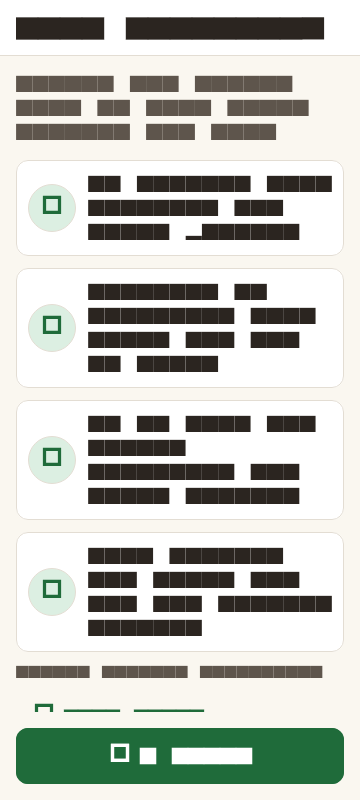
#> input picture apps/mobile/apps/agent/test/goldens/goldens/a05_disclosure_light.png, 360 x 800 px
$ python -i images.py   (imports and definitions only)
#> lines starting #> are read from the running program, lines starting #| are printed output that depends on the picture
#> further down, picture is the input picture: PIL image 360x800 RGBA; mean R, G, B, A 195.3, 197.9, 191.1, 255
"""Deterministic synthetic test photos (no licensed field images are in the repo)."""

from __future__ import annotations

import io
import math
import random

from PIL import Image, ImageDraw, ImageEnhance, ImageFilter


# [23 lines left out: function leaf, not called in this run]


def near_duplicate(img: Image.Image) -> Image.Image:
    """Same scene re-shot: slight rotation, crop, exposure change."""
    w, h = img.size
#> w = 360; h = 800
    out = img.rotate(6, resample=Image.Resampling.BICUBIC, fillcolor=(96, 72, 48))
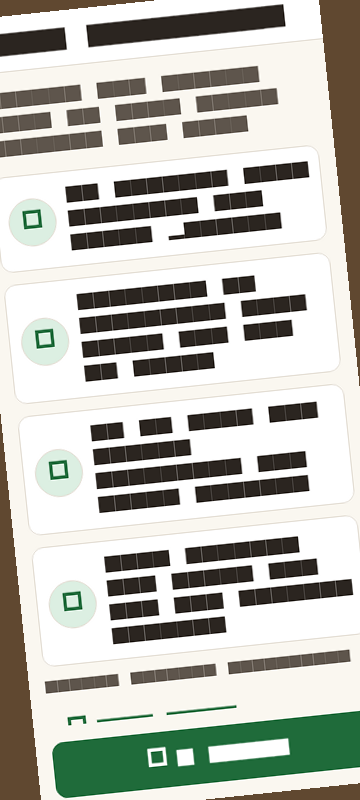
#> out: PIL image 360x800 RGBA; mean R, G, B, A 186.3, 187.2, 179.4, 255
    out = out.crop((int(w * 0.04), int(h * 0.05), int(w * 0.97), int(h * 0.96))).resize((w, h))
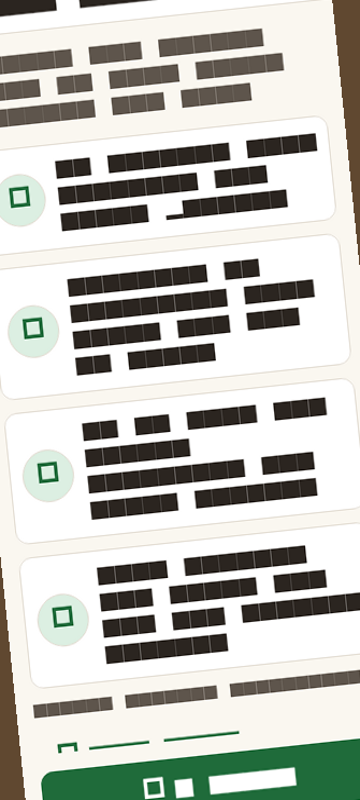
#> out: PIL image 360x800 RGBA; mean R, G, B, A 192, 193.1, 186.6, 255
    return ImageEnhance.Brightness(out).enhance(1.12)
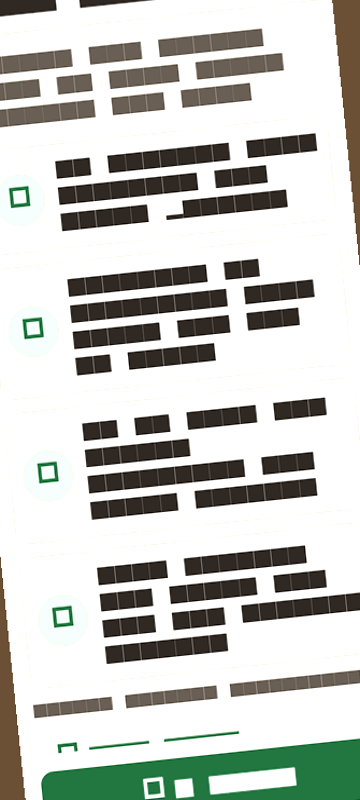
#> returned value: PIL image 360x800 RGBA; mean R, G, B, A 197, 198.8, 193.7, 255


# [49 lines left out: functions unrelated, gradient, jpeg, exif_with_gps_and_rotation, not called in this run]

>>> from PIL import Image
>>> picture = Image.open('../../../apps/mobile/apps/agent/test/goldens/goldens/a05_disclosure_light.png')
>>> result = near_duplicate(picture)

$ run again, on apps/mobile/apps/agent/test/goldens/goldens/a06_permissions_light.png
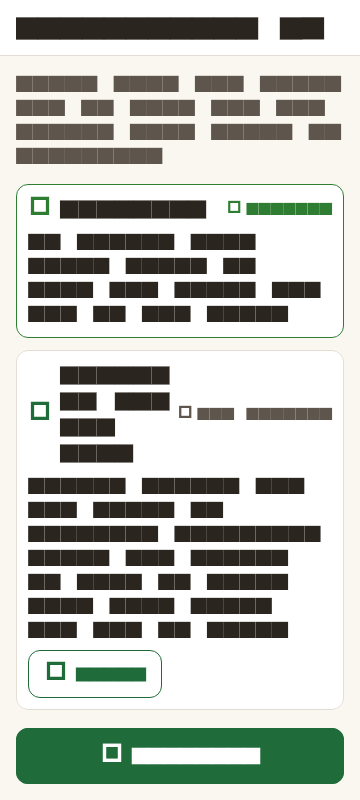
#> input picture apps/mobile/apps/agent/test/goldens/goldens/a06_permissions_light.png, 360 x 800 px
#> picture is the input picture: PIL image 360x800 RGBA; mean R, G, B, A 189.9, 192.9, 186.2, 255
#> in near_duplicate, `out = img.rotate(6, resample=Image.Resampling.BICUBIC, fillcolor=(96, ..`:
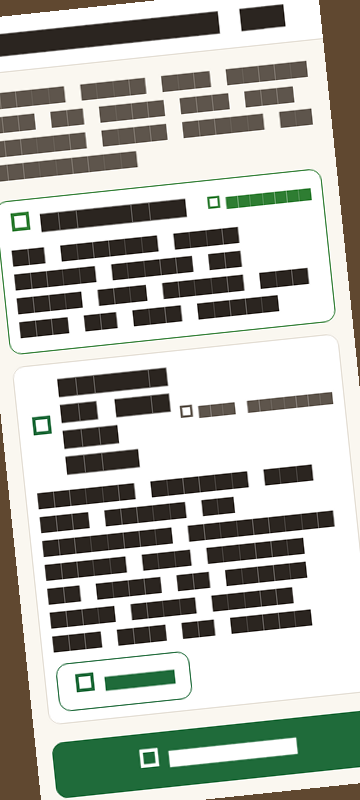
#> out: PIL image 360x800 RGBA; mean R, G, B, A 180.9, 182.2, 174.5, 255
#> in near_duplicate, `out = out.crop((int(w * 0.04), int(h * 0.05), int(w * 0.97), int(h * 0..`:
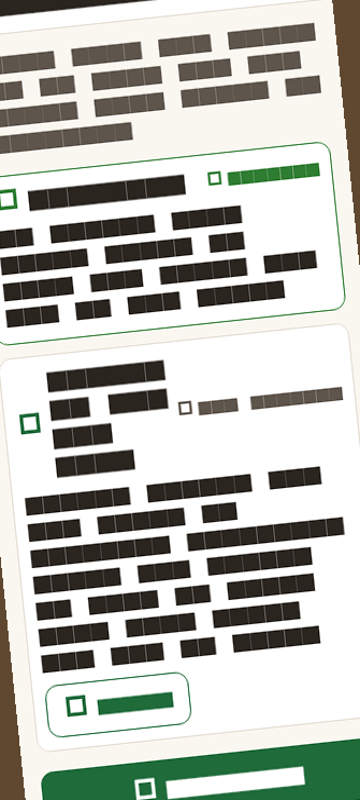
#> out: PIL image 360x800 RGBA; mean R, G, B, A 185.7, 187.1, 180.7, 255
